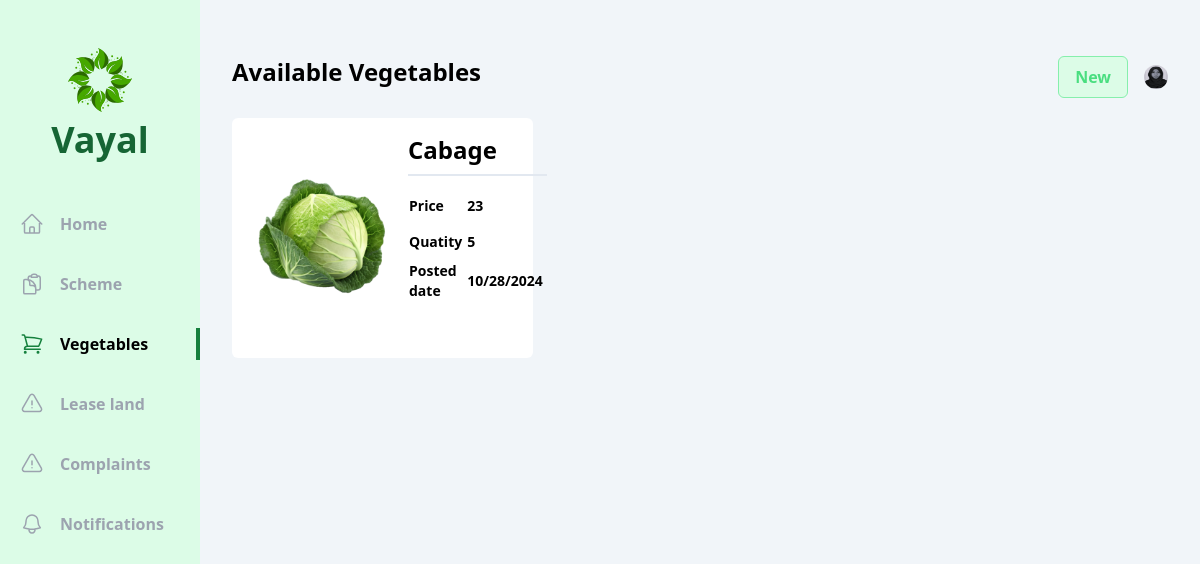
Screenshot of /user/vegetables/ (signed in) with the database file from the repository.
### officer/models.py (models this page shows, shortened)
class Vayal_User(models.Model):
    account = models.OneToOneField(User, on_delete=models.CASCADE)
    name=models.CharField(max_length=225)
    dob=models.DateField()
    gender= models.CharField(max_length=20, choices=gender)
    phone_number = models.CharField(max_length=10)
    aadhar_number= models.CharField(max_length=12)
    cast=models.CharField(max_length=20, choices=cast)
    house_name=models.CharField(max_length=225)
    place=models.CharField(max_length=225)
    village=models.CharField(max_length=225)
    pincode = models.CharField(max_length=6)
    muncipality=models.CharField(max_length=225,default="Kozhikode")
    district=models.CharField(max_length=225,default="Kozhikode")
    land_ownership=models.CharField(max_length=20, choices=land)
    photo=models.ImageField(upload_to='photos/')
    joined_date=models.DateTimeField(auto_now_add=True)
    vegetable_permission_applied=models.CharField(max_length=225,default="False")
    vegetable_permission=models.CharField(max_length=225, choices=vegetable_permission_status,default="Pending")

class Vegetable(models.Model):
    farm_details = models.ForeignKey(VegetablePermission, on_delete=models.CASCADE)
    name = models.CharField(max_length=250)
    price = models.IntegerField()
    quantity =  models.IntegerField()
    expiry =  models.IntegerField()
    posted_date=models.DateTimeField(auto_now_add=True)
    photo = models.ImageField(upload_to='vegetables')

### vayal_user/views/vegetable.py (the view)
# urls.py: path('vegetables/',vegetable.index,name='vegetables'),
def index(request):
    vayal_user = Vayal_User.objects.get(account=request.user)
    vegetables=Vegetable.objects.all()
    context = {
        'vayal_user': vayal_user,
        'vegetables': vegetables}
    return render(request,'vayal_user/vegetable/index.html',context)

### vayal_user/templates/vayal_user/vegetable/index.html (shortened to what this page needs)
{% extends 'base.html' %}
{% block content %}
<div class="flex  bg-slate-100">
    <div class="w-2/12 bg-green-100 flex flex-col items-center pb-10">
        <div class="my-12 flex flex-col gap-2 justify-center items-center">
            <h1 class="text-4xl font-bold text-green-800 ">Vayal</h1>
        </div>
        <ul class="flex flex-col gap-7 w-full font-bold text-gray-400">
          <li class="w-full flex items-center px-5 py-1 gap-4 group hover:text-gray-500 cursor-pointer hover:border-green-700 hover:border-r-4">
                <a href="{% url 'vayal_user:home' %}">Home</a>
            </li>
            <li class="w-full flex items-center px-5 py-1 gap-4 group hover:text-gray-500 cursor-pointer hover:border-green-700 hover:border-r-4">
                <a href="{% url 'vayal_user:schemes' %}">Scheme</a>
            </li>
            <li class="w-full flex items-center px-5 py-1 gap-4 border-r-4 text-black border-green-700">
                <a href="{% url 'vayal_user:vegetables' %}">Vegetables</a>
            </li>
            <li class="w-full flex items-center px-5 py-1 gap-4 group hover:text-gray-500 cursor-pointer hover:border-green-700 hover:border-r-4">
                  <a href="{% url 'vayal_user:lease_land' %}">Lease land</a>
              </li>
          <li class="w-full flex items-center px-5 py-1 gap-4 group hover:text-gray-500 cursor-pointer hover:border-green-700 hover:border-r-4">
              <a href="{% url 'vayal_user:complaints' %}">Complaints</a>
          </li>
          <li class="w-full flex items-center px-5 py-1 gap-4 group hover:text-gray-500 cursor-pointer hover:border-green-700 hover:border-r-4">
              <a href="{% url 'vayal_user:notifications' %}">Notifications</a>
          </li>
        </ul>
      </div>
      <div class="w-10/12 h-screen overflow-y-auto px-8 py-14">
        <div class="flex justify-between mb-5">
          <h1 class="text-2xl font-bold">Available Vegetables</h1>
          <div class="flex items-center gap-4">
              <span class="px-4 py-2 flex gap-1 bg-green-100 text-green-400 border cursor-pointer border-green-300 font-bold rounded-md">
                  <span>
                      <a href="{% url 'vayal_user:add_button' %}">
                          New
                      </a>
                     </span>
              </span>
              <div class="relative">
              <img id="profile" src="/uploads/{{vayal_user.photo}}" class="h-6 w-6 rounded-full cursor-pointer" alt="">
          </div>
          </div>
      </div>
      <div class="grid grid-cols-3 gap-x-4 gap-y-8">
        {% if vegetables %}
            {% for vegetable in vegetables %}
            <div class="flex flex-row bg-white p-4 rounded-md gap-4">
            <img class="cursor-pointer rounded-md h-36 w-36 object-cover my-8" src="/uploads/{{vegetable.photo}}" alt="">
            <div class="flex flex-col gap-1">
                <span class="text-2xl font-bold mb-2 pb-2 border-b-2 border-slate-200">{{vegetable.name }}</span>
                <table class="table-auto text-sm text-left ">
                    <tr>
                        <th scope="col" >Price</th>
                        <th scope="col" class="px-1 py-2">{{vegetable.price}}</th>
                    </tr>
                    <tr>
                        <th scope="col" >Quatity</th>
                        <th scope="col" class="px-1 py-2">{{vegetable.quantity}}</th>
                    </tr>
                    <tr>
                        <th scope="col" >Posted<br>date</th>
                        <th scope="col" class="px-1 py-2">{{vegetable.posted_date | date:"m/d/Y" }}</th>
                    </tr>
                </table>
        </div>
        </div>
        {% endfor %}
    {% endif %}
    </div>
</div>
{% endblock content %}

### rows the page displays
Vayal_User: photo (picture)
Vegetable: photo (picture), name "Cabage", price "23", quantity "5", posted_date "10/28/2024"
